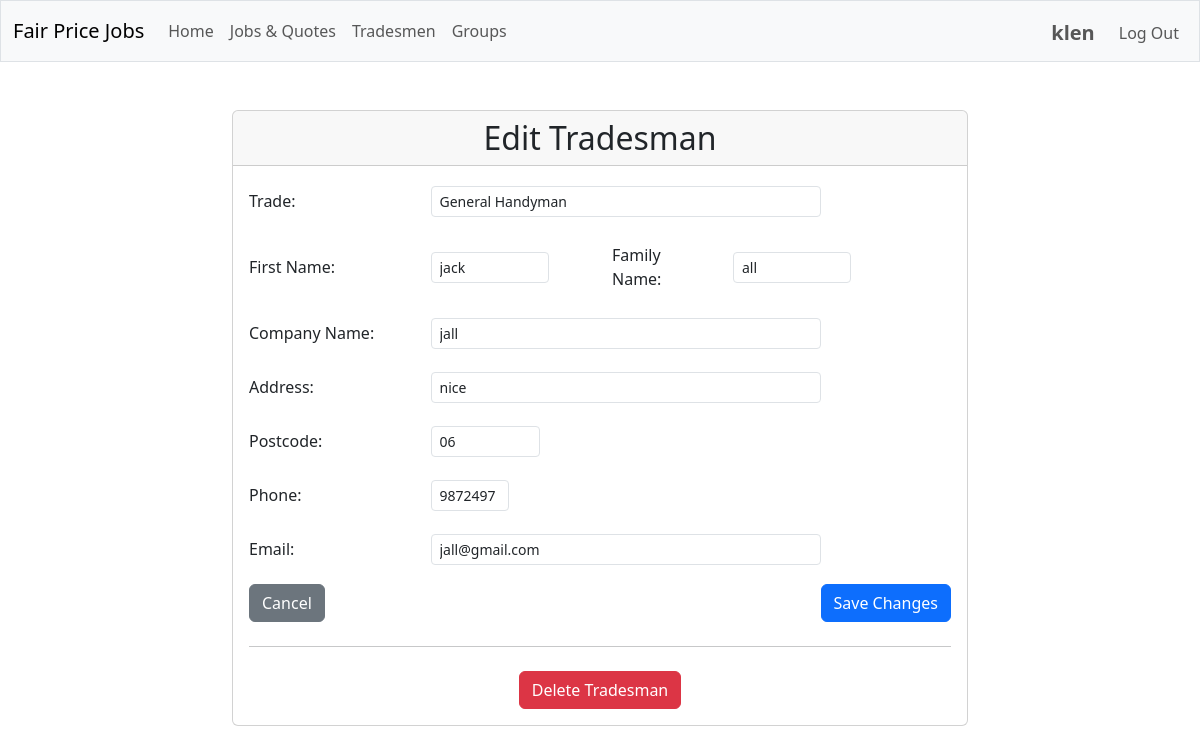
Screenshot of /edit_tradesman/2 (signed in) with the database file from the repository.
### tables this page shows
CREATE TABLE users (
    id INTEGER PRIMARY KEY AUTOINCREMENT,
    username TEXT NOT NULL UNIQUE,
    firstname TEXT NOT NULL,
    lastname TEXT NOT NULL,
    email TEXT NOT NULL UNIQUE,
    postcode TEXT NOT NULL,
    hash TEXT NOT NULL
);

CREATE TABLE tradesmen (
    id INTEGER PRIMARY KEY AUTOINCREMENT,
    trade TEXT NOT NULL,
    first_name TEXT,
    family_name TEXT NOT NULL,
    company_name TEXT,
    address TEXT NOT NULL,
    postcode TEXT NOT NULL,
    phone_number TEXT NOT NULL,
    email TEXT
);

### app/routes/tradesmen.py (the view, shortened to what this page needs)
@tradesmen_bp.route("/edit_tradesman/<int:tradesman_id>", methods=["GET", "POST"])
@login_required
def edit_tradesman(tradesman_id: int) -> Union[str, Response]:
    can_edit = tradesman_service.can_user_edit_tradesman(session["user_id"], tradesman_id)
    tradesman = tradesman_service.get_tradesman_by_id(tradesman_id)
    if not tradesman or not can_edit:
        flash("Tradesman not found or you don't have permission to edit.", "error")
        return redirect(url_for("main.index"))
    return render_template("edit_tradesman.html", tradesman=tradesman, can_delete=can_edit)

### app/helpers.py (called while the page is built)
def login_required(f: Callable) -> Callable:
    @wraps(f)
    def decorated_function(*args: Any, **kwargs: Any) -> Union[Response, Any]:
        if session.get("user_id") is None:
            return redirect("/login")
        return f(*args, **kwargs)
    return decorated_function

### app/services/database.py (called while the page is built)
def get_db_service() -> DatabaseService:
    return db_service

    def get_connection(self):
        if self.database_path is None:
            raise ValueError("Database path is not configured")
        try:
            if not hasattr(g, '_database'):
                g._database = sqlite3.connect(self.database_path, isolation_level=None)
                g._database.row_factory = sqlite3.Row
                g._database.execute("PRAGMA foreign_keys = ON")
            return g._database
        except RuntimeError:
            if not hasattr(self, '_test_connection'):
                self._test_connection = sqlite3.connect(self.database_path, isolation_level=None)
                self._test_connection.row_factory = sqlite3.Row
                self._test_connection.execute("PRAGMA foreign_keys = ON")
            return self._test_connection

    def close_connection(self):
        try:
            if hasattr(g, '_database'):
                g._database.close()
                delattr(g, '_database')
        except RuntimeError:
            if hasattr(self, '_test_connection'):
                self._test_connection.close()
                delattr(self, '_test_connection')

    @contextmanager
    def get_cursor(self):
        conn = self.get_connection()
        cursor = conn.cursor()
        try:
            yield cursor
        except Exception as e:
            logger.error(f"Database error: {e}")
            conn.rollback()
            raise
        finally:
            cursor.close()

    def execute_single_query(self, query: str, params: Tuple = ()) -> Optional[Dict[str, Any]]:
        with self.get_cursor() as cursor:
            cursor.execute(query, params)
            row = cursor.fetchone()
            if row:
                columns = [column[0] for column in cursor.description]
                return dict(zip(columns, row))
            return None

### app/services/tradesman_service.py (called while the page is built)
    def can_user_edit_tradesman(self, user_id: int, tradesman_id: int) -> bool:
        query = """
            SELECT 1 FROM user_tradesmen
            WHERE user_id = ? AND tradesman_id = ?
        """
        result = self.db.execute_single_query(query, (user_id, tradesman_id))
        return result is not None

### templates/edit_tradesman.html (shortened to what this page needs)
{% extends "layout.html" %}
{% block main %}
    <div class="container">
        <div class="row justify-content-center">
            <div class="col-md-8">
                <div class="card">
                    <div class="card-header">
                        <h2 class="mb-0">Edit Tradesman</h2>
                    </div>
                    <div class="card-body">
                        <form method="post">
                            <div class="mb-3 row align-items-center">
                                <label for="trade" class="col-md-3 col-form-label text-start">Trade:</label>
                                <div class="col-md-9">
                                    <input type="text" class="form-control form-control-sm w-75" id="trade" name="trade" value="{{ tradesman.trade }}" required>
                                </div>
                            </div>
                            <div class="mb-3 row align-items-center">
                                <label for="first_name" class="col-md-3 col-form-label text-start">First Name:</label>
                                <div class="col-md-3">
                                    <input type="text" class="form-control form-control-sm w-75" id="first_name" name="first_name" value="{{ tradesman.first_name }}">
                                </div>
                                <label for="family_name" class="col-md-2 col-form-label text-start">Family Name:</label>
                                <div class="col-md-3">
                                    <input type="text" class="form-control form-control-sm w-75" id="family_name" name="family_name" value="{{ tradesman.family_name }}" required>
                                </div>
                            </div>
                            <div class="mb-3 row align-items-center">
                                <label for="company_name" class="col-md-3 col-form-label text-start">Company Name:</label>
                                <div class="col-md-9">
                                    <input type="text" class="form-control form-control-sm w-75" id="company_name" name="company_name" value="{{ tradesman.company_name }}">
                                </div>
                            </div>
                            <div class="mb-3 row align-items-center">
                                <label for="address" class="col-md-3 col-form-label text-start">Address:</label>
                                <div class="col-md-9">
                                    <input type="text" class="form-control form-control-sm w-75" id="address" name="address" value="{{ tradesman.address }}" required>
                                </div>
                            </div>
                            <div class="mb-3 row align-items-center">
                                <label for="postcode" class="col-md-3 col-form-label text-start">Postcode:</label>
                                <div class="col-md-4">
                                    <input type="text" class="form-control form-control-sm w-50" id="postcode" name="postcode" value="{{ tradesman.postcode }}" required>
                                </div>
                            </div>
                            <div class="mb-3 row align-items-center">
                                <label for="phone_number" class="col-md-3 col-form-label text-start">Phone:</label>
                                <div class="col-md-3">
                                    <input type="tel" class="form-control form-control-sm w-50" id="phone_number" name="phone_number" value="{{ tradesman.phone_number }}" required>
                                </div>
                            </div>
                            <div class="mb-3 row align-items-center">
                                <label for="email" class="col-md-3 col-form-label text-start">Email:</label>
                                <div class="col-md-9">
                                    <input type="email" class="form-control form-control-sm w-75" id="email" name="email" value="{{ tradesman.email }}">
                                </div>
                            </div>
                            <div class="d-flex justify-content-between">
                                <a href="{{ url_for('tradesmen.view_tradesman', tradesman_id=tradesman.id) }}" class="btn btn-secondary">Cancel</a>
                                <button type="submit" class="btn btn-primary">Save Changes</button>
                            </div>
                            {% if can_delete %}
                            <hr class="my-4">
                            <div class="text-center">
                                <button type="button" class="btn btn-danger" onclick="confirmDelete()">
                                     Delete Tradesman
                                </button>
                            </div>
                            {% endif %}
                        </form>
                    </div>
                </div>
            </div>
        </div>
    </div>
{% endblock %}

### templates/layout.html (shortened to what this page needs)
<!DOCTYPE html>
<html lang="en">
    <head>
        <link href="https://cdn.jsdelivr.net/npm/bootstrap@5.3.0/dist/css/bootstrap.min.css" rel="stylesheet">
        <link rel="stylesheet" href="{{ url_for('static', filename='css/custom.css') }}">
    </head>
    <body>
        <nav class="navbar navbar-expand-md navbar-light bg-light border">
            <div class="container-fluid">
                <a class="navbar-brand mb-0 align-items-center" href="/">Fair Price Jobs</a>
                <div class="collapse navbar-collapse" id="navbarNav">
                    {% if session.user_id %}
                        <ul class="navbar-nav me-auto mb-2 mb-lg-0">
                            <li class="nav-item">
                                <a class="nav-link" href="{{ url_for('main.index') }}">Home</a>
                            </li>
                            <li class="nav-item">
                                <a class="nav-link" href="{{ url_for('search.search_jobs_quotes') }}">Jobs & Quotes</a>
                            </li>
                            <li class="nav-item">
                                <a class="nav-link" href="{{ url_for('search.search_tradesmen') }}">Tradesmen</a>
                            </li>
                            <li class="nav-item">
                                <a class="nav-link" href="{{ url_for('groups.search_groups') }}">Groups</a>
                            </li>
                        </ul>
                        <ul class="navbar-nav ms-auto mt-1 align-items-center">
                            <li class="nav-item me-3">
                                <a class="nav-link fs-5 fw-bold p-0" href="{{ url_for('profile.user_profile', user_id=session.user_id) }}">{{ session.username }}</a>
                            </li>
                            <li class="nav-item">
                                <a class="nav-link" href="/logout">Log Out</a>
                            </li>
                        </ul>
                    {% endif %}
                </div>
            </div>
        </nav>
        <main class="container-fluid py-5 text-center">
            {% block main %}{% endblock %}
        </main>
    </body>
</html>

### rows the page displays
users: username "klen"
tradesmen: trade "General Handyman", first_name "jack", family_name "all", company_name "jall", address "nice", postcode "06", phone_number "9872497", email "jall@gmail.com"
